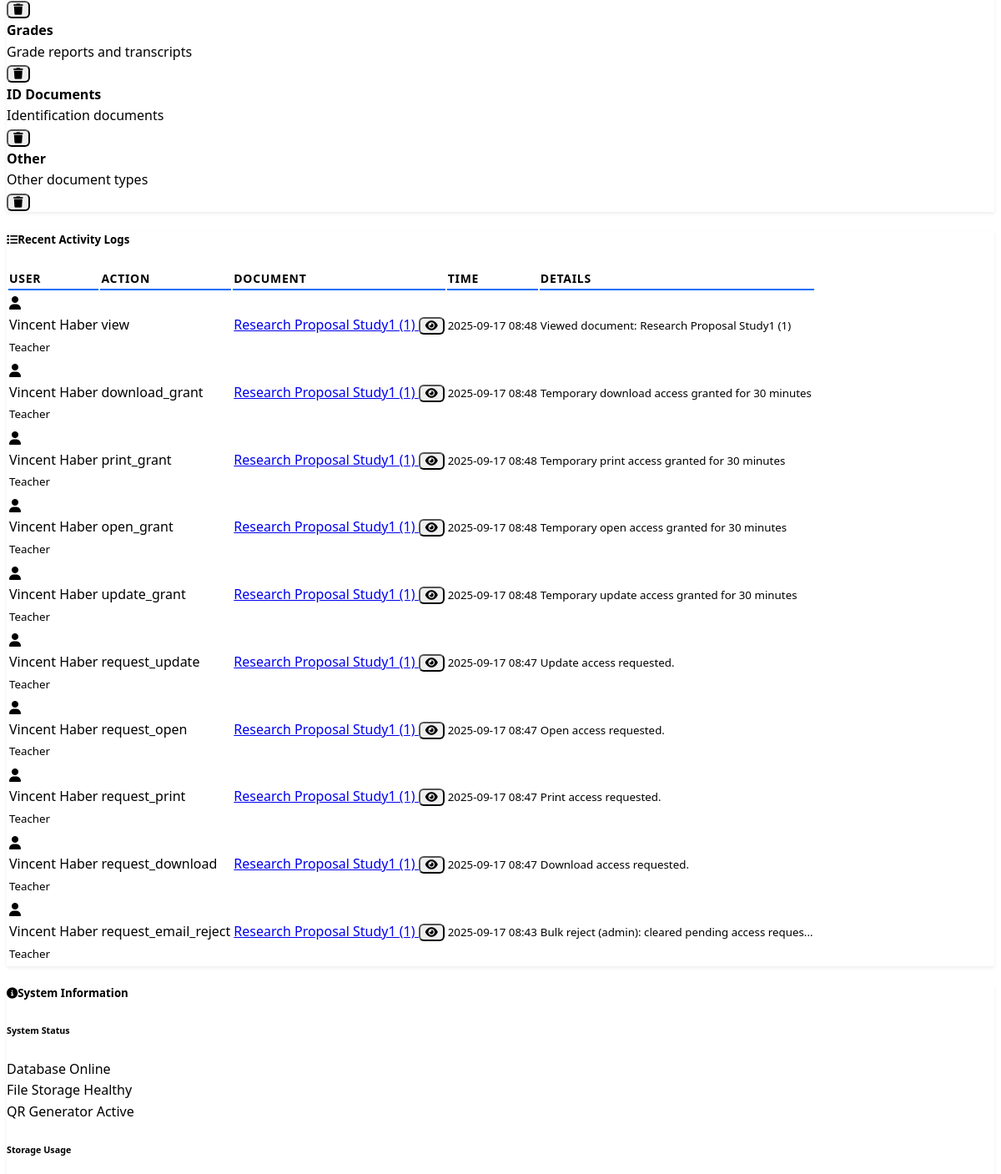
Page /admin (signed in, middle part) on the earlier database version.
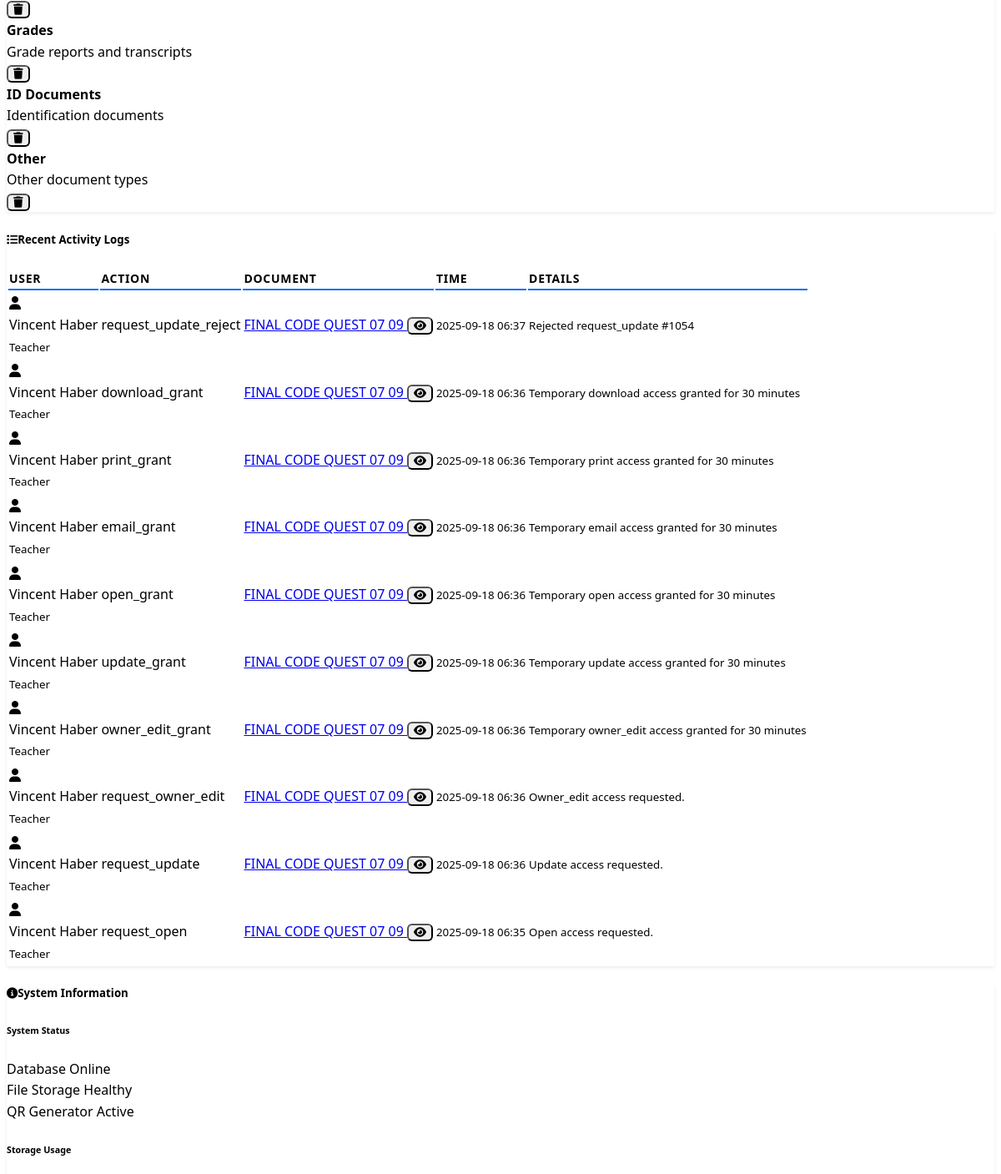
Same page on the later database version.
### models.py (models this page shows, shortened)
class DocumentType(db.Model):
    id = db.Column(db.Integer, primary_key=True)
    name = db.Column(db.String(50), unique=True, nullable=False)
    description = db.Column(db.Text)
    documents = db.relationship('Document', backref='document_type', lazy='dynamic')

class AccessLog(db.Model):
    id = db.Column(db.Integer, primary_key=True)
    user_id = db.Column(db.Integer, db.ForeignKey('user.id'), nullable=False)
    document_id = db.Column(db.Integer, db.ForeignKey('document.id'), nullable=True)
    action = db.Column(db.String(50), nullable=False)  # view, download, upload, delete, etc.
    ip_address = db.Column(db.String(45))
    user_agent = db.Column(db.Text)
    timestamp = db.Column(db.DateTime, default=datetime.utcnow, index=True)
    details = db.Column(db.Text)  # Additional details about the action

class User(UserMixin, db.Model):
    id = db.Column(db.Integer, primary_key=True)
    username = db.Column(db.String(64), unique=True, nullable=False, index=True)
    email = db.Column(db.String(120), unique=True, nullable=False, index=True)
    password_hash = db.Column(db.String(256), nullable=False)
    first_name = db.Column(db.String(50), nullable=False)
    last_name = db.Column(db.String(50), nullable=False)
    student_id = db.Column(db.String(20), unique=True, nullable=True)
    role_id = db.Column(db.Integer, db.ForeignKey('role.id'), nullable=False)
    is_active = db.Column(db.Boolean, default=True)
    last_login = db.Column(db.DateTime)
    created_at = db.Column(db.DateTime, default=datetime.utcnow)
    uploaded_documents = db.relationship('Document', foreign_keys='Document.uploaded_by_id', backref='uploader', lazy='dynamic')
    owned_documents = db.relationship('Document', foreign_keys='Document.owner_id', backref='owner', lazy='dynamic')
    access_logs = db.relationship('AccessLog', backref='user', lazy='dynamic')
    def get_full_name(self):
        return f"{self.first_name} {self.last_name}"
    def has_role(self, role_name):
        return self.role and self.role.name == role_name
    def can_access_admin(self):
        return self.has_role('Admin')
    def can_upload_documents(self):
        return self.has_role('Admin') or self.has_role('Teacher') or self.has_role('Registrar')

class Role(db.Model):
    id = db.Column(db.Integer, primary_key=True)
    name = db.Column(db.String(50), unique=True, nullable=False)
    users = db.relationship('User', backref='role', lazy='dynamic')

class Document(db.Model):
    id = db.Column(db.Integer, primary_key=True)
    title = db.Column(db.String(200), nullable=False)
    filename = db.Column(db.String(200), nullable=False)
    file_path = db.Column(db.String(500), nullable=False)
    file_size = db.Column(db.Integer)
    file_type = db.Column(db.String(50))
    qr_code_path = db.Column(db.String(500))
    qr_code_data = db.Column(db.Text)  # Stores the QR code content
    document_number = db.Column(db.String(50), unique=True, nullable=True)
    document_type_id = db.Column(db.Integer, db.ForeignKey('document_type.id'), nullable=False)
    uploaded_by_id = db.Column(db.Integer, db.ForeignKey('user.id'), nullable=False)
    owner_id = db.Column(db.Integer, db.ForeignKey('user.id'), nullable=False)
    created_at = db.Column(db.DateTime, default=datetime.utcnow)
    updated_at = db.Column(db.DateTime, default=datetime.utcnow, onupdate=datetime.utcnow)
    is_active = db.Column(db.Boolean, default=True)
    access_count = db.Column(db.Integer, default=0)
    access_logs = db.relationship('AccessLog', backref='document', lazy='dynamic')
    owner_details = db.relationship('OwnerDocumentDetails', backref='document', uselist=False, cascade='all, delete-orphan')

### routes.py (the view, shortened to what this page needs)
@app.route('/admin')
@login_required
def admin_panel():
    if not current_user.can_access_admin():
        flash('You do not have permission to access the admin panel.', 'error')
        return redirect(url_for('dashboard'))
    total_users = User.query.count()
    total_documents = Document.query.filter_by(is_active=True).count()
    recent_logs = AccessLog.query.order_by(desc(AccessLog.timestamp)).limit(10).all()
    document_types = DocumentType.query.order_by(DocumentType.name).all()
    try:
        raw_requests = AccessLog.query.filter_by(action='request_edit').order_by(desc(AccessLog.timestamp)).limit(200).all()
        pending = []
        for req in raw_requests:
            has_resolution = AccessLog.query.filter(
                AccessLog.document_id == req.document_id,
                AccessLog.user_id == req.user_id,
                AccessLog.action.in_(['edit_grant', 'request_edit_reject']),
                AccessLog.timestamp >= req.timestamp
            ).first()
            if not has_resolution:
                pending.append(req)
        pending_edit_requests = pending[:50]
    except Exception:
        pending_edit_requests = []
    try:
        raw_access = AccessLog.query.filter(AccessLog.action.in_([
            'request_download', 'request_print', 'request_update', 'request_open', 'request_email', 'request_owner_edit'
        ])).order_by(desc(AccessLog.timestamp)).limit(300).all()
        pend = []
        for req in raw_access:
            kind = req.action.replace('request_', '')
            resolution = AccessLog.query.filter(
                AccessLog.document_id == req.document_id,
                AccessLog.user_id == req.user_id,
                AccessLog.action.in_([f'{kind}_grant', f'request_{kind}_reject']),
                AccessLog.timestamp >= req.timestamp
            ).first()
            if not resolution:
                pend.append(req)
        pending_access_requests = pend[:100]
    except Exception:
        pending_access_requests = []
    try:
        cutoff = datetime.utcnow() - timedelta(minutes=30)
        active_grants = AccessLog.query.filter(
            AccessLog.action.in_(['edit_grant', 'download_grant', 'print_grant', 'update_grant', 'open_grant', 'email_grant', 'owner_edit_grant']),
            AccessLog.timestamp >= cutoff
        ).order_by(desc(AccessLog.timestamp)).limit(500).all()
        filtered = []
        active_grants = filtered
    except Exception:
        active_grants = []
    try:
        active_grants_info = []
    except Exception:
        active_grants_info = []
    return render_template('admin.html',
                         total_users=total_users,
                         total_documents=total_documents,
                         recent_logs=recent_logs,
                         document_types=document_types,
                         pending_edit_requests=pending_edit_requests,
                         pending_access_requests=pending_access_requests,
                         active_grants=active_grants,
                         active_grants_info=active_grants_info)

### app.py (called while the page is built)
@app.context_processor
def inject_static_version():
    return {'static_version': app.config.get('STATIC_VERSION', '1')}

@login_manager.user_loader
def load_user(user_id):
    from models import User
    return User.query.get(int(user_id))

### templates/admin.html (shortened to what the changed rows need)
{% extends "base.html" %}
{% block content %}
<div class="container mt-4">
                    {% set req_count = (pending_edit_requests|length) if pending_edit_requests else 0 %}
                    {% set acc_count = (pending_access_requests|length) if pending_access_requests else 0 %}
    <div class="row mb-4">
        <div class="col-12">
            <div class="card">
                <div class="card-body">
                    {% if document_types %}
                    <div class="list-group">
                        {% for dt in document_types %}
                        <div class="list-group-item d-flex justify-content-between align-items-center">
                            <div>
                                <strong>{{ dt.name }}</strong>
                                {% if dt.description %}
                                <div class="small text-muted">{{ dt.description }}</div>
                                {% endif %}
                            </div>
                            <div>
                                <form method="POST" action="{{ url_for('delete_document_type', type_id=dt.id) }}" style="display:inline;">
                                    <button type="submit" class="btn btn-sm btn-outline-danger" onclick="return confirm('Delete document type {{ dt.name }}? This cannot be undone.');">
                                        <i class="fas fa-trash"></i>
                                    </button>
                                </form>
                            </div>
                        </div>
                        {% endfor %}
                    </div>
                    {% else %}
                    <p class="text-muted">No document types defined yet.</p>
                    {% endif %}
                </div>
            </div>
        </div>
    </div>
    <div class="row mb-4">
        <div class="col-lg-8 mb-4">
            <div class="card h-100">
                <div class="card-body">
                    {% if recent_logs %}
                        <div class="table-responsive">
                            <table class="table table-hover">
                                <thead>
                                    <tr>
                                        <th>User</th>
                                        <th>Action</th>
                                        <th>Document</th>
                                        <th>Time</th>
                                        <th>Details</th>
                                    </tr>
                                </thead>
                                <tbody>
                                    {% for log in recent_logs %}
                                    <tr>
                                        <td>
                                            <div class="d-flex align-items-center">
                                                <i class="fas fa-user text-primary me-2"></i>
                                                <div>
                                                    <div class="fw-bold">{{ log.user.get_full_name() }}</div>
                                                    <small class="text-muted">{{ log.user.role.name }}</small>
                                                </div>
                                            </div>
                                        </td>
                                        <td>
                                            <span class="badge bg-{{ 'success' if log.action == 'upload' else 'info' if log.action == 'view' else 'warning' if log.action == 'download' else 'danger' if 'failed' in log.action else 'secondary' }}">
                                                {{ log.action }}
                                            </span>
                                        </td>
                                        <td>
                                            {% if log.document %}
                                                <a href="{{ url_for('document_detail', doc_id=log.document.id) }}" class="text-decoration-none">
                                                    {{ log.document.title[:30] }}{% if log.document.title|length > 30 %}...{% endif %}
                                                </a>
                                                <button class="btn btn-sm btn-outline-info ms-2" onclick="previewDocument({{ log.document.id }})" title="Preview">
                                                    <i class="fas fa-eye"></i>
                                                </button>
                                            {% else %}
                                                <span class="text-muted">N/A</span>
                                            {% endif %}
                                        </td>
                                        <td>
                                            <small>{{ log.timestamp.strftime('%Y-%m-%d %H:%M') }}</small>
                                        </td>
                                        <td>
                                            {% if log.details %}
                                                <small class="text-muted">{{ log.details[:50] }}{% if log.details|length > 50 %}...{% endif %}</small>
                                            {% endif %}
                                        </td>
                                    </tr>
                                    {% endfor %}
                                </tbody>
                            </table>
                        </div>
                    {% else %}
                        <div class="text-center py-4">
                            <i class="fas fa-history fa-3x text-muted mb-3"></i>
                            <p class="text-muted">No recent activity logs found.</p>
                        </div>
                    {% endif %}
                </div>
            </div>
        </div>
    </div>
</div>
{% endblock %}

Differences in the rows shown:
no longer on this page (row unchanged): AccessLog: user.get_full_name "Vincent Haber", user.role.name "Teacher", action "view", document "Research Proposal Study1 (1)", timestamp "2025-09-17 08:48", details "Viewed document: Research Proposal Study1 (1)"
no longer on this page (row unchanged): AccessLog: user.get_full_name "Vincent Haber", user.role.name "Teacher", action "download_grant", document "Research Proposal Study1 (1)", timestamp "2025-09-17 08:48", details "Temporary download access granted for 30 minutes"
no longer on this page (row unchanged): AccessLog: user.get_full_name "Vincent Haber", user.role.name "Teacher", action "print_grant", document "Research Proposal Study1 (1)", timestamp "2025-09-17 08:48", details "Temporary print access granted for 30 minutes"
no longer on this page (row unchanged): AccessLog: user.get_full_name "Vincent Haber", user.role.name "Teacher", action "open_grant", document "Research Proposal Study1 (1)", timestamp "2025-09-17 08:48", details "Temporary open access granted for 30 minutes"
no longer on this page (row unchanged): AccessLog: user.get_full_name "Vincent Haber", user.role.name "Teacher", action "update_grant", document "Research Proposal Study1 (1)", timestamp "2025-09-17 08:48", details "Temporary update access granted for 30 minutes"
no longer on this page (row unchanged): AccessLog: user.get_full_name "Vincent Haber", user.role.name "Teacher", action "request_update", document "Research Proposal Study1 (1)", timestamp "2025-09-17 08:47", details "Update access requested."
no longer on this page (row unchanged): AccessLog: user.get_full_name "Vincent Haber", user.role.name "Teacher", action "request_open", document "Research Proposal Study1 (1)", timestamp "2025-09-17 08:47", details "Open access requested."
no longer on this page (row unchanged): AccessLog: user.get_full_name "Vincent Haber", user.role.name "Teacher", action "request_print", document "Research Proposal Study1 (1)", timestamp "2025-09-17 08:47", details "Print access requested."
no longer on this page (row unchanged): AccessLog: user.get_full_name "Vincent Haber", user.role.name "Teacher", action "request_download", document "Research Proposal Study1 (1)", timestamp "2025-09-17 08:47", details "Download access requested."
no longer on this page (row unchanged): AccessLog: user.get_full_name "Vincent Haber", user.role.name "Teacher", action "request_email_reject", document "Research Proposal Study1 (1)", timestamp "2025-09-17 08:43", details "Bulk reject (admin): cleared pending access reques"
added AccessLog: user.get_full_name "Vincent Haber", user.role.name "Teacher", action "request_update_reject", document "FINAL CODE QUEST 07 09", timestamp "2025-09-18 06:37", details "Rejected request_update #1054"
added AccessLog: user.get_full_name "Vincent Haber", user.role.name "Teacher", action "download_grant", document "FINAL CODE QUEST 07 09", timestamp "2025-09-18 06:36", details "Temporary download access granted for 30 minutes"
added AccessLog: user.get_full_name "Vincent Haber", user.role.name "Teacher", action "print_grant", document "FINAL CODE QUEST 07 09", timestamp "2025-09-18 06:36", details "Temporary print access granted for 30 minutes"
added AccessLog: user.get_full_name "Vincent Haber", user.role.name "Teacher", action "email_grant", document "FINAL CODE QUEST 07 09", timestamp "2025-09-18 06:36", details "Temporary email access granted for 30 minutes"
added AccessLog: user.get_full_name "Vincent Haber", user.role.name "Teacher", action "open_grant", document "FINAL CODE QUEST 07 09", timestamp "2025-09-18 06:36", details "Temporary open access granted for 30 minutes"
added AccessLog: user.get_full_name "Vincent Haber", user.role.name "Teacher", action "update_grant", document "FINAL CODE QUEST 07 09", timestamp "2025-09-18 06:36", details "Temporary update access granted for 30 minutes"
added AccessLog: user.get_full_name "Vincent Haber", user.role.name "Teacher", action "owner_edit_grant", document "FINAL CODE QUEST 07 09", timestamp "2025-09-18 06:36", details "Temporary owner_edit access granted for 30 minutes"
added AccessLog: user.get_full_name "Vincent Haber", user.role.name "Teacher", action "request_owner_edit", document "FINAL CODE QUEST 07 09", timestamp "2025-09-18 06:36", details "Owner_edit access requested."
added AccessLog: user.get_full_name "Vincent Haber", user.role.name "Teacher", action "request_update", document "FINAL CODE QUEST 07 09", timestamp "2025-09-18 06:36", details "Update access requested."
added AccessLog: user.get_full_name "Vincent Haber", user.role.name "Teacher", action "request_open", document "FINAL CODE QUEST 07 09", timestamp "2025-09-18 06:35", details "Open access requested."
